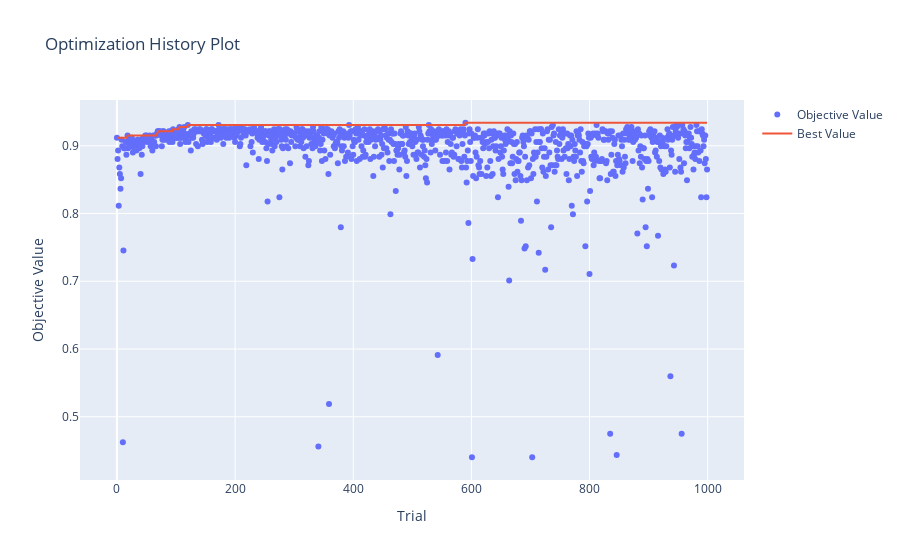

Here is the notebook cell this chart was saved with:
### Code cell
if os.path.exists('data/multiple_modelB_tuning.pkl'):
    multiple_modelB_study = joblib.load('data/multiple_modelB_tuning.pkl')

print(f'best acc : {multiple_modelB_study.best_trial.value}\nbest params : {multiple_modelB_study.best_trial.params}')

multiple_modelB = multiple_xgb_model(multiple_modelB_study.best_trial, X_trainB, X_testB, y_trainB, y_testB, case='B')
print(classification_report(y_testB, multiple_modelB.predict(X_testB)))

optuna.visualization.plot_optimization_history(multiple_modelB_study)
# 결과가 상당히 괜찮게 나왔다!

### Figure 1 — Plotly figure (JSON) as saved in the notebook; plotly's stock layout.template omitted (floating-point values rounded to 4 significant figures; data arrays with more than 128 entries replaced by an {"elided": "..."} marker saying what was removed)
{"data": [{"mode": "markers", "name": "Objective Value", "type": "scatter", "x": {"elided": "1000 int values"}, "y": {"elided": "1000 float values"}}, {"name": "Best Value", "type": "scatter", "x": {"elided": "1000 int values"}, "y": {"elided": "1000 float values"}}], "layout": {"title": {"text": "Optimization History Plot"}, "xaxis": {"title": {"text": "Trial"}}, "yaxis": {"title": {"text": "Objective Value"}}}}
